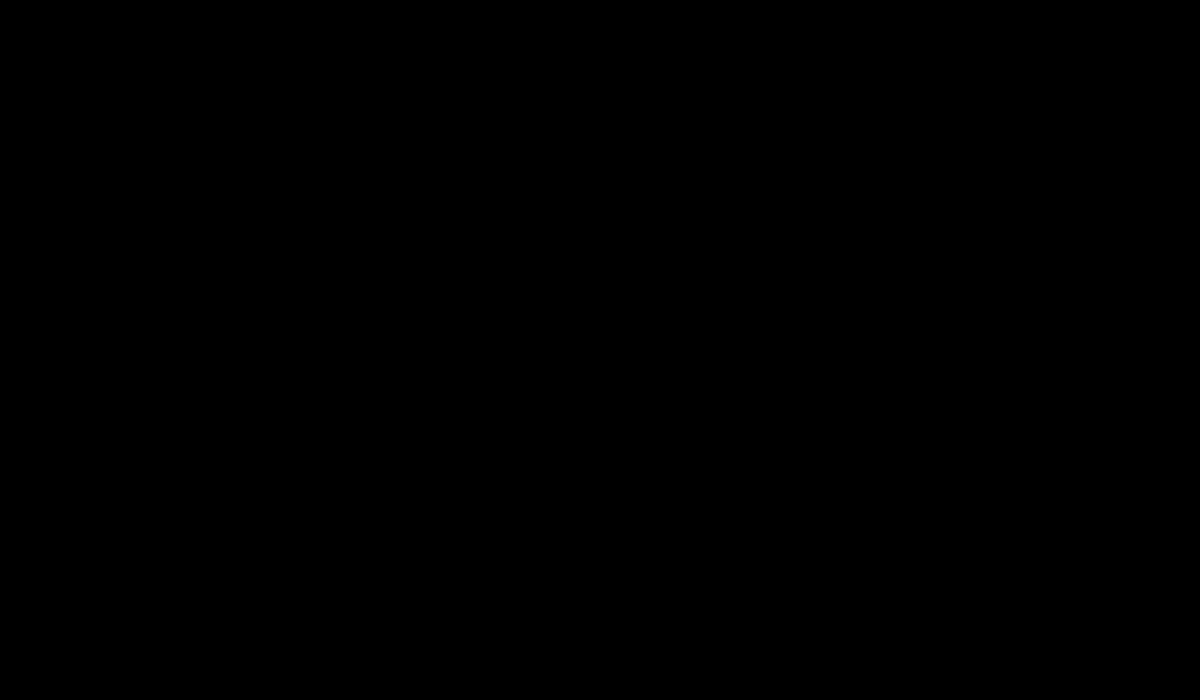
Frame 1 (no input)
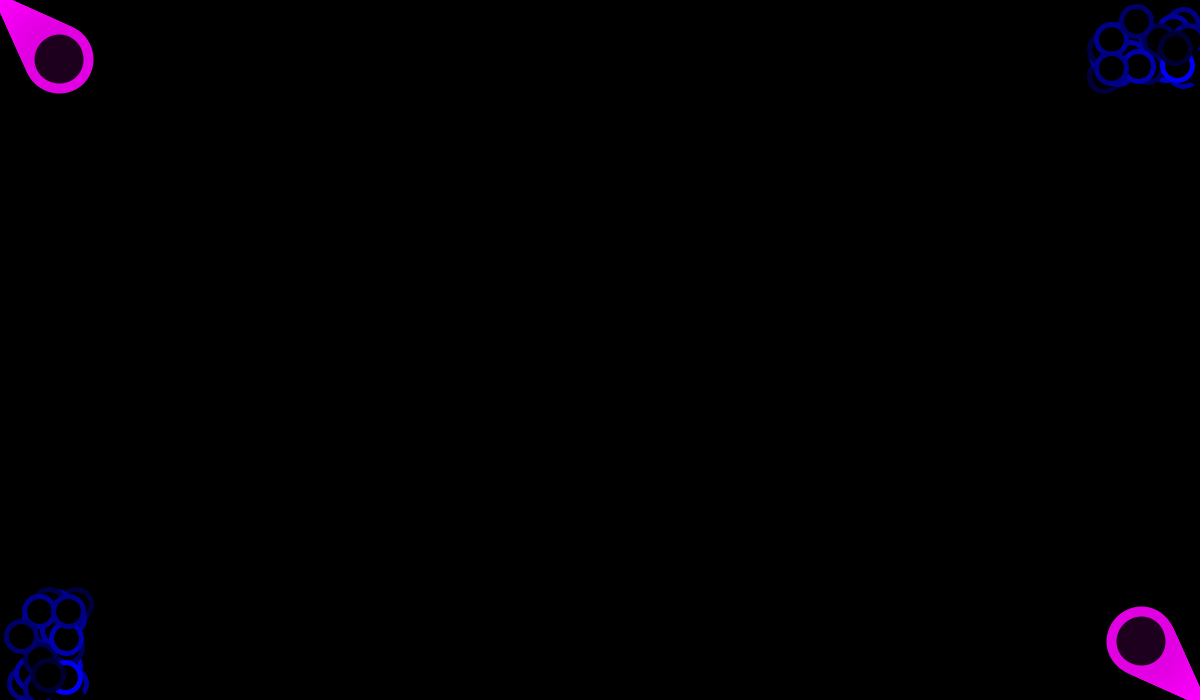
Frame 60 (the mouse pressed at the canvas centre just before this capture)
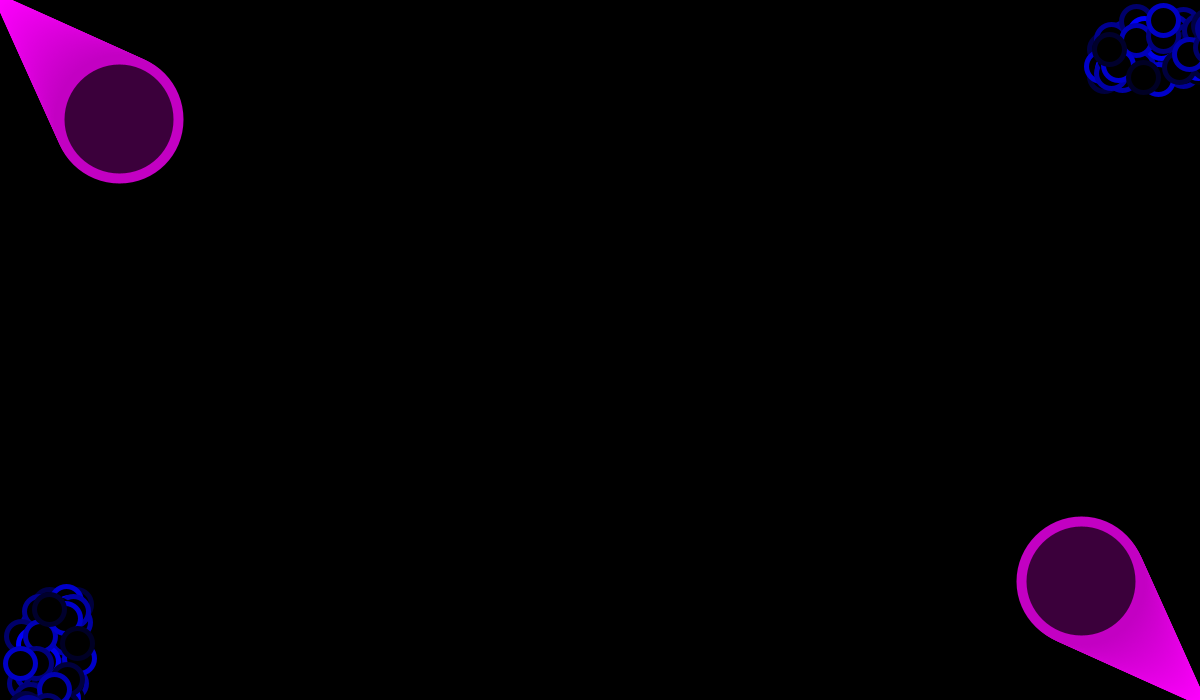
Frame 120 (the mouse held since frame 60 and released just before this capture)

The Processing sketch that drew these frames (run headless with seeded random() and noise(); from frame 60 on, the mouse is pressed at the canvas centre):

// Processing sketch: processing_10652
// ── processing_10652.pde

float circleX=0;
float circleY=0;
float circleXS=255;
float circleYS=255;
float circleXJ=0;
float circleYJ=0;
float circleXM=0;
float circleYM=0;
float A;
float B;
float C;
float D;
int I=1;
int P=1;
int K=0;
int J=1;
float T=.5;

void setup()
{
  size(1200,700);
  background(#000000);
}

void draw()
{
  D=random(-30,30);
  C=random(-30,30);
  A=random(255);
  B=random(255);
  strokeWeight(5);
  fill(0,0,0);
  stroke(0,0,B);
  ellipse(1100+A,50+D,30,30);
  ellipse(50+D,600+A,30,30);
  
  
    stroke(circleYS,0,circleXS);
  strokeWeight(10);
  fill(circleXJ,0,circleYJ);
  ellipse(circleX,circleY,K,K);
  
    stroke(circleYS,0,circleXS);
  strokeWeight(10);
  fill(circleXJ,0,circleYJ);
  ellipse(circleXM+width,circleYM+height,K,K);

  circleX=circleX+I;
  circleY=circleY+P;
  circleXM=circleXM-I;
  circleYM=circleYM-P;
  circleXJ=circleXJ+T;
  circleYJ=circleYJ+T;
  circleXS=circleXS-T;
  circleYS=circleYS-T;
  K=K+J;
  if(circleX==width)
  {I=I-1;}
  if(circleX==0)
  {I=I+1;}
  if(circleY==height)
  {P=P-1;}
  if(circleY==0)
  {P=P+1;}
  if(K==300)
  {J=J-1;}
  if(K==0)
  {J=J+1;}
  if(circleXJ==255)
  {T=-.5;}
  if(circleXJ==0)
  {T=+.5;}
}
